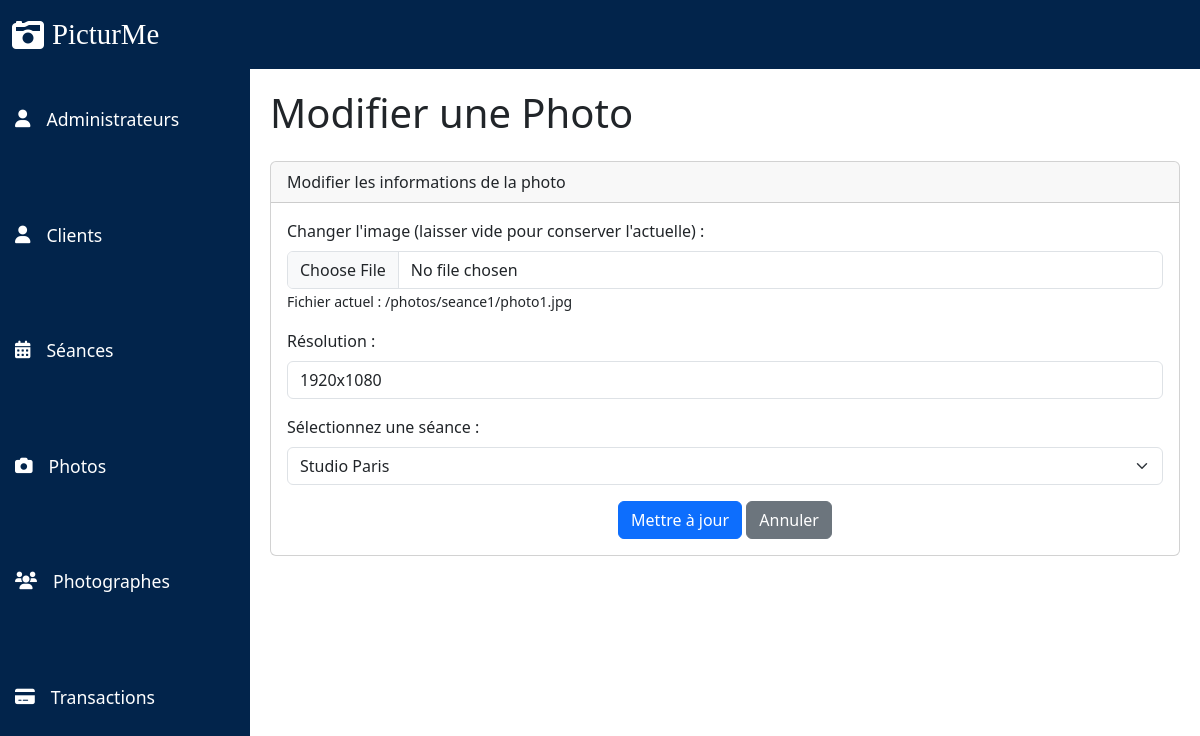
The page /pages/dashboard/edit_photo.php?id=1 on the database its author committed.
### tables this page shows
CREATE TABLE Photo (
                       id_photo INT PRIMARY KEY AUTO_INCREMENT,
                       chemin_fichier VARCHAR(255),
                       resolution VARCHAR(50),
                       format VARCHAR(10),
                       id_seance INT,
                       FOREIGN KEY (id_seance) REFERENCES Seance(id_seance) ON DELETE CASCADE
);

CREATE TABLE Seance (
                        id_seance INT PRIMARY KEY AUTO_INCREMENT,
                        date_seance DATE,
                        heure TIME,
                        lieu VARCHAR(255),
                        id_client INT,
                        id_photographe INT,
                        FOREIGN KEY (id_client) REFERENCES Client(id_client) ON DELETE CASCADE,
                        FOREIGN KEY (id_photographe) REFERENCES Photographe(id_photographe) ON DELETE CASCADE
);

### public/pages/dashboard/edit_photo.php (the view, shortened to what this page needs)
<?php
include "../../login/connexion_bdd.php";
if (isset($_GET['id'])) {
    $id_photo = $_GET['id'];
    $sql = "SELECT * FROM Photo WHERE id_photo = ?";
    $stmt = mysqli_prepare($conn, $sql);
    if ($stmt) {
        mysqli_stmt_bind_param($stmt, "i", $id_photo);
        mysqli_stmt_execute($stmt);
        $result = mysqli_stmt_get_result($stmt);
        $photo = mysqli_fetch_assoc($result);
    } else {
        echo "<script>alert('Erreur de connexion à la base de données.'); window.location.href = 'photos.php';</script>";
        exit();
    }
    $sql_seances = "SELECT id_seance, lieu FROM Seance";
    $result2 = mysqli_query($conn, $sql_seances);
} else {
    echo "<script>alert('Aucune photo spécifiée.'); window.location.href = 'photos.php';</script>";
    exit();
}
?>
<?php
include "../../composants/header.php";
include "../../composants/sidebar.php";
include "../../composants/navbar.php";
?>
<div class="content">
    <h1 class="mb-4">Modifier une Photo</h1>
    <div class="card">
        <div class="card-header">Modifier les informations de la photo</div>
        <div class="card-body">
            <form action="edit_photo.php?id=<?php echo $id_photo; ?>" method="post" enctype="multipart/form-data">
                <div class="mb-3">
                    <label for="file" class="form-label">Changer l'image (laisser vide pour conserver l'actuelle) :</label>
                    <input type="file" id="file" name="file" class="form-control" accept="image/*">
                    <small>Fichier actuel : <?php echo $photo['chemin_fichier']; ?></small>
                </div>
                <div class="mb-3">
                    <label for="resolution" class="form-label">Résolution :</label>
                    <input type="text" id="resolution" name="resolution" class="form-control" placeholder="1920x1080" value="<?php echo $photo['resolution']; ?>">
                </div>
                <div class="mb-3">
                    <label for="id_seance" class="form-label">Sélectionnez une séance :</label>
                    <select name="id_seance" id="id_seance" class="form-select" required>
                        <?php while ($row2 = mysqli_fetch_assoc($result2)): ?>
                            <option value="<?php echo $row2['id_seance']; ?>" <?php echo ($row2['id_seance'] == $photo['id_seance']) ? 'selected' : ''; ?>>
                                <?php echo $row2['lieu']; ?>
                            </option>
                        <?php endwhile; ?>
                    </select>
                </div>
                <div class="text-center">
                    <button type="submit" class="btn btn-primary">Mettre à jour</button>
                    <a href="photos.php" class="btn btn-secondary">Annuler</a>
                </div>
            </form>
        </div>
    </div>
</div>
</body>
</html>

### ressources/css/dashboard.css (style rules this page uses)
.content { margin-left: 250px; padding: 20px; overflow-y: auto; }

### rows shown on the page
photo: chemin_fichier "/photos/seance1/photo1.jpg", resolution "1920x1080", id_seance "Studio Paris"
